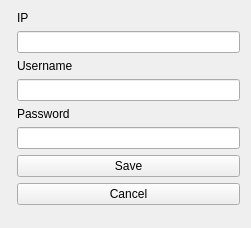
<?xml version="1.0" encoding="UTF-8"?>
<ui version="4.0">
 <class>Form</class>
 <widget class="QWidget" name="Form">
  <property name="geometry">
   <rect>
    <x>0</x>
    <y>0</y>
    <width>251</width>
    <height>228</height>
   </rect>
  </property>
  <property name="windowTitle">
   <string>Form</string>
  </property>
  <layout class="QFormLayout" name="formLayout_2">
   <item row="0" column="0">
    <layout class="QFormLayout" name="formLayout"/>
   </item>
   <item row="0" column="1">
    <widget class="QLabel" name="label">
     <property name="text">
      <string>IP</string>
     </property>
    </widget>
   </item>
   <item row="1" column="1">
    <widget class="QLineEdit" name="edt_ip"/>
   </item>
   <item row="2" column="1">
    <widget class="QLabel" name="label_2">
     <property name="text">
      <string>Username</string>
     </property>
    </widget>
   </item>
   <item row="4" column="1">
    <widget class="QLabel" name="label_3">
     <property name="text">
      <string>Password</string>
     </property>
    </widget>
   </item>
   <item row="3" column="1">
    <widget class="QLineEdit" name="edt_usename"/>
   </item>
   <item row="5" column="1">
    <widget class="QLineEdit" name="edt_password"/>
   </item>
   <item row="6" column="1">
    <widget class="QPushButton" name="btn_save">
     <property name="text">
      <string>Save</string>
     </property>
    </widget>
   </item>
   <item row="7" column="1">
    <widget class="QPushButton" name="btn_cancel">
     <property name="text">
      <string>Cancel</string>
     </property>
    </widget>
   </item>
  </layout>
 </widget>
 <resources/>
 <connections/>
</ui>
